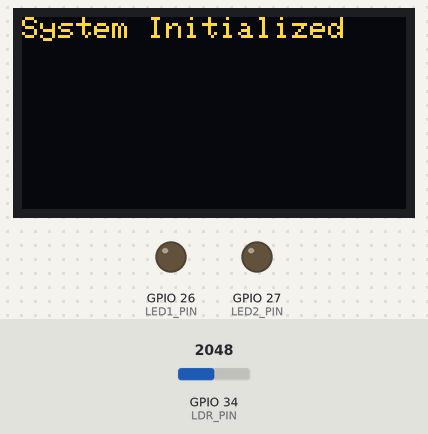
Bench run of a sketch on a simulated ESP32. Parts: 128×64 one-colour display, output pins drawn as LEDs (lit = HIGH). The inputs (shaded band) are chosen by the test bench; at power-on: GPIO 34 (LDR_PIN) = 2048. The OLED is the two-colour kind (top 16 rows yellow).

Above: at 1.1 s.
At 3.2 s:
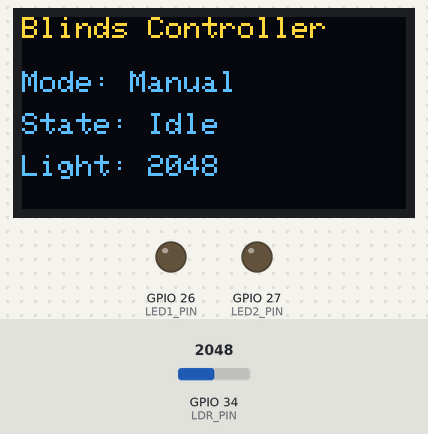
3.3 s: GPIO 34 (LDR_PIN) set to 539
At 4.5 s:
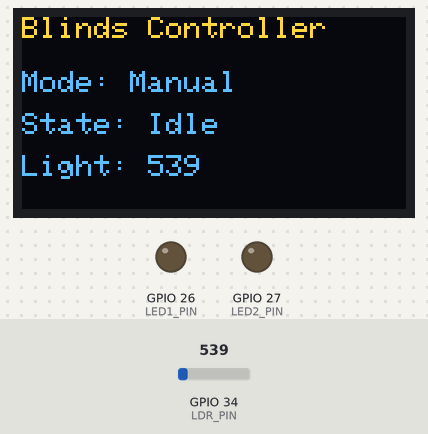
4.8 s: GPIO 34 (LDR_PIN) set to 448
At 6.0 s:
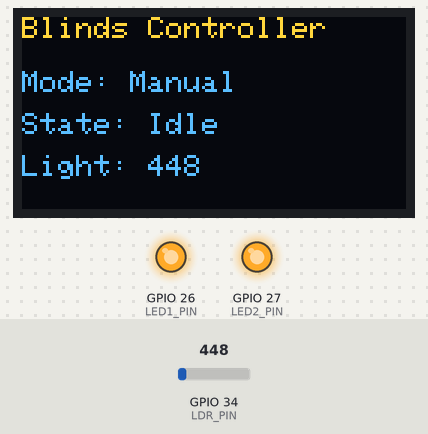
6.3 s: GPIO 34 (LDR_PIN) set to 491
At 7.2 s:
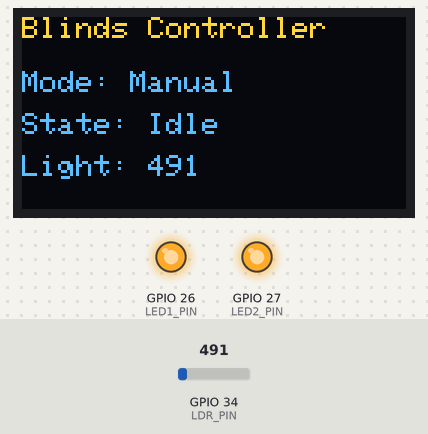
Timing chart, 0 to 9.3 s (numbered marks = the images above; inputs shaded):
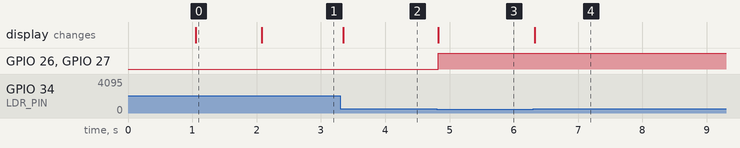

The sketch:

blinds_control.ino
```cpp
#include <Wire.h>
#include <Adafruit_GFX.h>
#include <Adafruit_SSD1306.h>
#include <Stepper.h>
#include <IRremote.h>

// --- OLED DISPLAY SETTINGS ---
#define SCREEN_WIDTH 128
#define SCREEN_HEIGHT 64
#define OLED_RESET     -1
#define SCREEN_ADDRESS 0x3C
Adafruit_SSD1306 display(SCREEN_WIDTH, SCREEN_HEIGHT, &Wire, OLED_RESET);

// --- STEPPER MOTOR SETTINGS ---
const int stepsPerRevolution = 2048;
Stepper myStepper(stepsPerRevolution, 19, 5, 18, 17);

// --- IR RECEIVER SETTING ---
const int IR_RECEIVE_PIN = 15;

// --- LED SETTING ---
const int LED1_PIN = 26;
const int LED2_PIN = 27;

// --- LIGHT SENSOR (LDR) SETTING ---
const int LDR_PIN = 34;

unsigned long lastIrTime = 0;
const unsigned long irTimeout = 250; // Stop if no signal received for 250ms

enum MotorState { IDLE, MOVING_UP, MOVING_DOWN, PAUSED };
MotorState currentState = IDLE;

enum ControlMode { MANUAL, AUTOMATIC };
ControlMode currentControlMode = MANUAL;

// Remote Button Codes
const unsigned long UP_BUTTON_CODE     = 0x18;
const unsigned long DOWN_BUTTON_CODE  = 0x52;
const unsigned long PAUSE_BUTTON_CODE  = 0x44; // '*' button
const unsigned long SWITCH_BUTTON_CODE = 0x1C; // 'OK' button

void setup() {
  Serial.begin(115200);
  delay(1000);

  IrReceiver.begin(IR_RECEIVE_PIN, ENABLE_LED_FEEDBACK);

  pinMode(LED1_PIN, OUTPUT);
  pinMode(LED2_PIN, OUTPUT);

  Wire.begin(21, 22);

  if(!display.begin(SSD1306_SWITCHCAPVCC, SCREEN_ADDRESS)) {
    Serial.println(F("SSD1306 allocation failed."));
    for(;;);
  }

  display.clearDisplay();
  display.setTextSize(1);
  display.setTextColor(SSD1306_WHITE);
  display.setCursor(0, 0);
  display.println(F("System Initialized"));
  display.display();
  delay(1000);

  myStepper.setSpeed(16);
}

void loop() {
  // 1. Read current ambient light level from LDR circuit (0 to 4095)
  int lightLevel = analogRead(LDR_PIN);

  // 2. Check for incoming IR signals
  if (IrReceiver.decode()) {
    if (!(IrReceiver.decodedIRData.flags & IRDATA_FLAGS_IS_REPEAT)) {
      unsigned long commandCode = IrReceiver.decodedIRData.command;

      // Check if the Pause button (*) was pressed
      if (commandCode == PAUSE_BUTTON_CODE) {
        if (currentState == PAUSED) {
          currentState = IDLE;
          Serial.println("System Resumed");
        } else {
          currentState = PAUSED;
          Serial.println("System Paused");
        }
      }
      // Check if the OK button was pressed to switch modes
      else if (commandCode == SWITCH_BUTTON_CODE && currentState != PAUSED) {
        if (currentControlMode == MANUAL) {
          currentControlMode = AUTOMATIC;
          Serial.println("Switched to AUTOMATIC mode");
        } else {
          currentControlMode = MANUAL;
          Serial.println("Switched to MANUAL mode");
        }
      }
      // If in MANUAL mode and not paused, allow remote UP/DOWN movement
      else if (currentControlMode == MANUAL && currentState != PAUSED) {
        if (commandCode == UP_BUTTON_CODE) {
          currentState = MOVING_UP;
        } else if (commandCode == DOWN_BUTTON_CODE) {
          currentState = MOVING_DOWN;
        }
      }
    }
    lastIrTime = millis();
    IrReceiver.resume();
  }

  // 3. Safety Timeout for manual button hold
  if (currentControlMode == MANUAL && currentState != PAUSED && (millis() - lastIrTime > irTimeout)) {
    currentState = IDLE;
  }

  // 4. Determine display strings and motor actions
  String modeString = (currentControlMode == MANUAL) ? "Mode: Manual" : "Mode: Auto";
  String statusString = "";

  if (currentState == PAUSED) {
    statusString = "State: PAUSED";
  }
  else if (currentControlMode == AUTOMATIC) {
    if (lightLevel < 500) {
      statusString = "Auto: Closing";
      myStepper.step(-32);
    } else {
      statusString = "Auto: Opening";
      myStepper.step(32);
    }
  }
  else {
    if (currentState == MOVING_UP) {
      statusString = "State: Opening";
      myStepper.step(64);
    }
    else if (currentState == MOVING_DOWN) {
      statusString = "State: Closing";
      myStepper.step(-64);
    }
    else {
      statusString = "State: Idle";
    }
  }

  // 5. Update the OLED display with 4 clean lines
  updateDisplay(modeString, statusString, lightLevel);

  // 6. LED control based on light level
  if (lightLevel < 500) {
    digitalWrite(LED1_PIN, HIGH);
    digitalWrite(LED2_PIN, HIGH);
  } else {
    digitalWrite(LED1_PIN, LOW);
    digitalWrite(LED2_PIN, LOW);
  }
}

void updateDisplay(String modeText, String statusText, int lightVal) {
  display.clearDisplay();

  // Line 1: Title (Stays in the top yellow section)
  display.setCursor(0, 0);
  display.println(F("Blinds Controller"));

  // Line 2: Mode (Moved safely down into the blue section)
  display.setCursor(0, 18);
  display.println(modeText);

  // Line 3: State (Blue section)
  display.setCursor(0, 32);
  display.println(statusText);

  // Line 4: Light Level (Blue section)
  display.setCursor(0, 46);
  display.print(F("Light: "));
  display.print(lightVal);

  display.display();
}
```

Measured:
- the behaviour switches between 500 and 499 on GPIO 34 (LDR_PIN) (found by bisection; images 2 and 3)
- after the input at 3.3 s, the display: changes after 0.05 s (image 2)
- after the input at 4.8 s, GPIO 26 (LED1_PIN), GPIO 27 (LED2_PIN): LOW → HIGH at once; the display: changes at once (image 3)
- after the input at 6.3 s, the display: changes at once (image 4)
- what the display in image 0 shows lasts 1.0 s, from 1.1 s to 2.1 s
